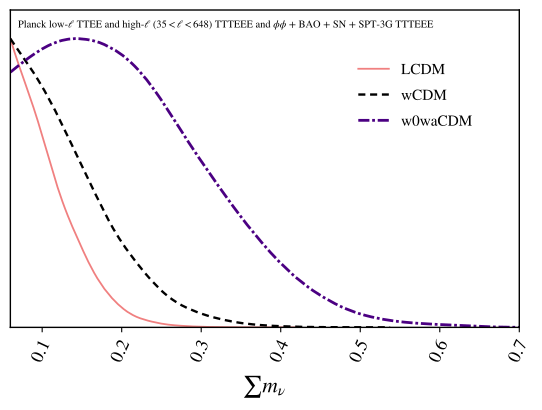

Python code for this plot:
import getdist.plots as gplot
from getdist import MCSamples
from getdist import loadMCSamples
import os
import matplotlib
import subprocess
import matplotlib.pyplot as plt
import numpy as np

# GENERAL PLOT OPTIONS
matplotlib.rcParams['mathtext.fontset'] = 'stix'
matplotlib.rcParams['font.family'] = 'STIXGeneral'
matplotlib.rcParams['mathtext.rm'] = 'Bitstream Vera Sans'
matplotlib.rcParams['mathtext.it'] = 'Bitstream Vera Sans:italic'
matplotlib.rcParams['mathtext.bf'] = 'Bitstream Vera Sans:bold'
matplotlib.rcParams['xtick.bottom'] = True
matplotlib.rcParams['xtick.top'] = False
matplotlib.rcParams['ytick.right'] = False
matplotlib.rcParams['axes.edgecolor'] = 'black'
matplotlib.rcParams['axes.linewidth'] = '1.0'
matplotlib.rcParams['axes.labelsize'] = 'medium'
matplotlib.rcParams['axes.grid'] = True
matplotlib.rcParams['grid.linewidth'] = '0.0'
matplotlib.rcParams['grid.alpha'] = '0.18'
matplotlib.rcParams['grid.color'] = 'lightgray'
matplotlib.rcParams['legend.labelspacing'] = 0.77
matplotlib.rcParams['savefig.bbox'] = 'tight'
matplotlib.rcParams['savefig.format'] = 'pdf'

parameter = [u'omegam',u'sigma8', u'As_1e9', u'ns', u'SS8', u'omegab', u'H0', u'LSST_A1_1', u'LSST_A1_2']
chaindir=os.getcwd()

analysissettings={'smooth_scale_1D':0.35,'smooth_scale_2D':0.35,'ignore_rows': u'0.5',
'range_confidence' : u'0.01'}

analysissettings2={'smooth_scale_1D':0.35,'smooth_scale_2D':0.35,'ignore_rows': u'0.0',
'range_confidence' : u'0.01'}

root_chains = (
  'EXAMPLE_MCMC16',
  'EXAMPLE_MCMC17',
  'EXAMPLE_MCMC18'
)

num_points_thin = 50000

# --------------------------------------------------------------------------------
samples=loadMCSamples(chaindir + '/../chains/' + root_chains[0],settings=analysissettings)
samples.thin(factor = int(np.sum(samples.weights)/num_points_thin))
p = samples.getParams()
samples.addDerived(p.omegam*p.H0/100.,name='gamma',label='{\\Omega_m h}')
samples.addDerived(p.s8omegamp5/0.5477225575,name='SS8',label='{S_8}')
samples.addDerived(p.mnu,name='mnu2',label='{\\sum m_\\nu}', range=[0.06,0.7])
samples.saveAsText(chaindir + '/.VM_P6_TMP1')
# --------------------------------------------------------------------------------
samples=loadMCSamples(chaindir + '/../chains/' + root_chains[1],settings=analysissettings)
samples.thin(factor = int(np.sum(samples.weights)/num_points_thin))
p = samples.getParams()
samples.addDerived(p.omegam*p.H0/100.,name='gamma',label='{\\Omega_m h}')
samples.addDerived(p.s8omegamp5/0.5477225575,name='SS8',label='{S_8}')
samples.addDerived(p.mnu,name='mnu2',label='{\\sum m_\\nu}', range=[0.06,0.7])
samples.saveAsText(chaindir + '/.VM_P6_TMP2')
# --------------------------------------------------------------------------------
samples=loadMCSamples(chaindir + '/../chains/' + root_chains[2],settings=analysissettings)
samples.thin(factor = int(np.sum(samples.weights)/num_points_thin))
p = samples.getParams()
samples.addDerived(p.omegam*p.H0/100.,name='gamma',label='{\\Omega_m h}')
samples.addDerived(p.s8omegamp5/0.5477225575,name='SS8',label='{S_8}')
samples.addDerived(p.mnu,name='mnu2',label='{\\sum m_\\nu}', range=[0.06,0.7])
samples.saveAsText(chaindir + '/.VM_P6_TMP3')
# --------------------------------------------------------------------------------

#GET DIST PLOT SETUP
g = gplot.get_single_plotter(
  chain_dir=chaindir,
  analysis_settings=analysissettings2,
  width_inch=5.3
)

g.settings.axis_tick_x_rotation=65
g.settings.lw_contour = 1.2
g.settings.legend_rect_border = False
g.settings.figure_legend_frame = False
g.settings.axes_fontsize = 13.0
g.settings.legend_fontsize = 11.0
g.settings.alpha_filled_add = 0.85
g.settings.lab_fontsize=15.5
g.legend_labels=False
g.settings.constrained_layout=True

g.plots_1d(
  [ 
    chaindir + '/.VM_P6_TMP1', 
    chaindir + '/.VM_P6_TMP2',
    chaindir + '/.VM_P6_TMP3'
  ],
  params=[u'mnu2'],
  line_args=[
    {'lw': 1.3,'ls': 'solid', 'color':'lightcoral'},
    {'lw': 1.7,'ls': '--', 'color':'black'},
    {'lw': 2.0,'ls': '-.', 'color': 'indigo'},
  ]
)

g.settings.tight_layout=True
g.finish_plot(
  legend_labels=[
    'LCDM',
    'wCDM',
    'w0waCDM'
  ],
  no_extra_legend_space=True,
  legend_loc=(0.65,0.67)
)

g.add_text('Planck low-$\\ell$ TTEE and high-$\\ell$ ($35<\\ell<648$) TTTEEE and $\\phi\\phi$ + BAO + SN + SPT-3G TTTEEE', 
  x=0.015, 
  y=0.95,
  fontsize=7.5,
  horizontalalignment='left'
)

ax = g.get_axes()
ax.set_xlim(0.06,0.7)
g.export()
